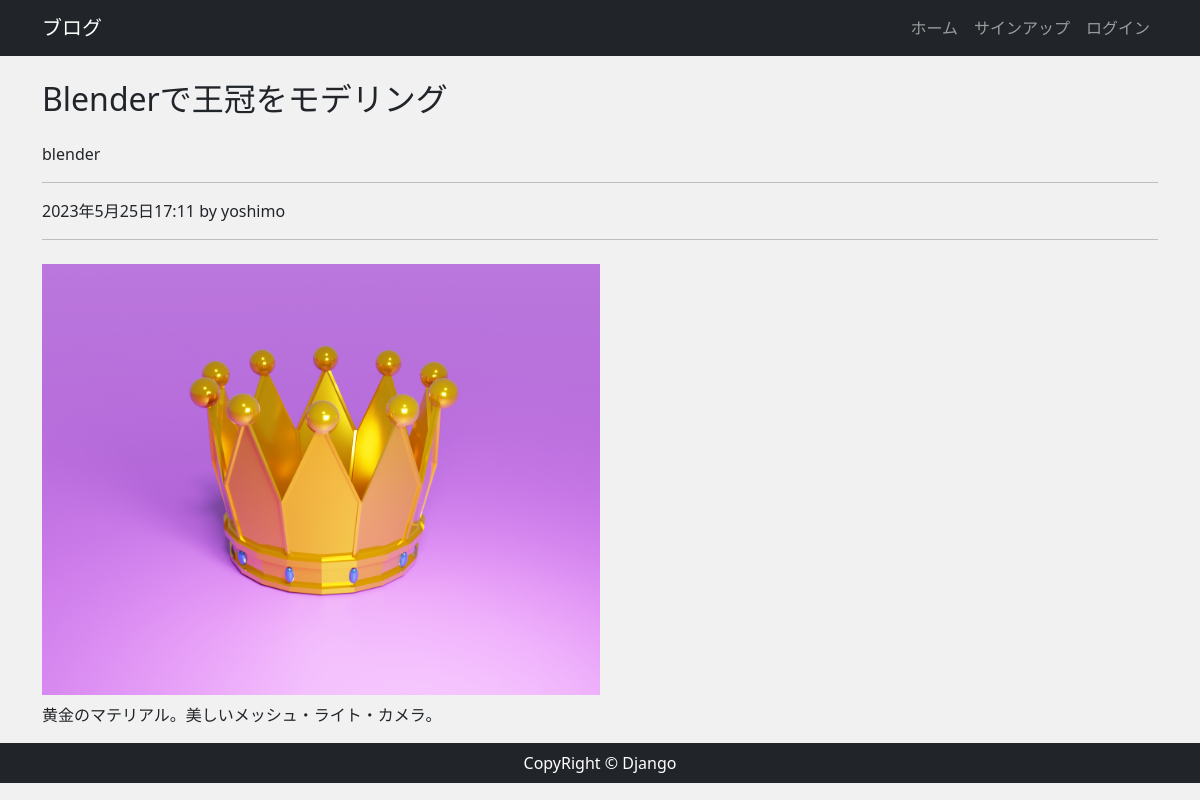
The app's page /post/4/ with its own data.
### app/models.py (models this page shows, shortened)
class Post(models.Model):
    author=models.ForeignKey(
        settings.AUTH_USER_MODEL,
        on_delete=models.CASCADE,
        )
    category=models.ForeignKey(Category,verbose_name="カテゴリ",on_delete=models.PROTECT)
    title=models.CharField("タイトル",max_length=200)
    image=models.ImageField(upload_to="images",verbose_name="イメージ画像",null=True,blank=True)
    content=models.TextField("本文")
    created=models.DateTimeField("作成日",auto_now_add=True)

class Category(models.Model):
    name=models.CharField("カテゴリ",max_length=100)
    def __str__(self):
        return self.name

### app/views.py (the view)
# urls.py: path("post/<int:pk>/",views.PostDetailView.as_view(),name="post_detail"),
class PostDetailView(View):
    def get(self,request,*args,**kwargs):
        post_data=Post.objects.get(id=self.kwargs["pk"])
        return render(request,"app/post_detail.html",{
            "post_data":post_data,
        })

### app/context_processor.py (called while the page is built)
def common(request):
    category_data=Category.objects.all()
    context={
        "category_data":category_data
    }
    return context

### app/templates/app/post_detail.html (shortened to what this page needs)
{% extends 'app/base.html' %}
{% block content %}
<h2 class="my-4">{{post_data.title}}</h2>
<p>{{post_data.category}}</p>
<hr>
<p>{{ post_data.created }} by {{ post_data.author }}</p>
<hr>
{% if post_data.image %}
    <img src={{ post_data.image.url }} alt="" class="rouded detail-img my-2">
{% endif %}
<p>{{ post_data.content|linebreaksbr }}</p>
{% endblock content %}

### app/static/css/style.css (style rules this page uses)
* { margin: 0; padding: 0; box-sizing: border-box; }
body { background: #f1f1f1; display: flexbox; flex-flow: column; min-height: 100vh; }
.detail-img { object-fit: cover; width: 50%; }

### records on screen
Post: title "Blenderで王冠をモデリング", category "blender", created "2023年5月25日17:11", author "yoshimo", image (picture), content "黄金のマテリアル。美しいメッシュ・ライト・カメラ。"
